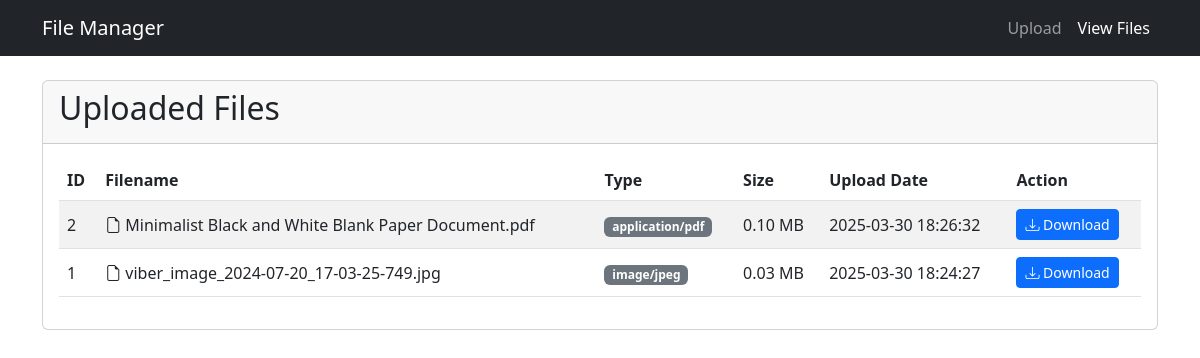
The page /files on the database its author committed.
### tables this page shows
CREATE TABLE files (
                id INTEGER PRIMARY KEY AUTOINCREMENT,
                filename TEXT NOT NULL,
                filedata BLOB NOT NULL,
                mimetype TEXT NOT NULL,
                filesize INTEGER NOT NULL,
                upload_timestamp DATETIME DEFAULT CURRENT_TIMESTAMP
            );

### app.py (the view)
@app.route("/files")
def list_files():
    with get_db() as conn:
        cur = conn.cursor()
        cur.execute("SELECT id, filename, mimetype, filesize, upload_timestamp FROM files ORDER BY upload_timestamp DESC")
        files = cur.fetchall()
    return render_template("files.html", files=files)

### app.py (called while the page is built)
def get_db():
    db = getattr(g, "_database", None)
    if db is None:
        db = g._database = sqlite3.connect(DATABASE)
    return db

def init_db():
    with get_db() as conn:
        conn.execute("""
            CREATE TABLE IF NOT EXISTS files (
                id INTEGER PRIMARY KEY AUTOINCREMENT,
                filename TEXT NOT NULL,
                filedata BLOB NOT NULL,
                mimetype TEXT NOT NULL,
                filesize INTEGER NOT NULL,
                upload_timestamp DATETIME DEFAULT CURRENT_TIMESTAMP
            )
        """)
        conn.commit()

@app.before_request
def before_request():
    init_db()

### templates/files.html (shortened to what this page needs)
<!DOCTYPE html>
<html>
<head>
    <link href="https://cdn.jsdelivr.net/npm/bootstrap@5.3.0/dist/css/bootstrap.min.css" rel="stylesheet">
    <link href="https://cdn.jsdelivr.net/npm/bootstrap-icons/font/bootstrap-icons.css" rel="stylesheet">
    <link rel="stylesheet" href="https://cdn.jsdelivr.net/npm/bootstrap-icons@1.11.0/font/bootstrap-icons.css">
</head>
<body>
    <nav class="navbar navbar-expand-lg navbar-dark bg-dark">
        <div class="container">
            <a class="navbar-brand" href="/">File Manager</a>
            <div class="navbar-nav">
                <a class="nav-link" href="/">Upload</a>
                <a class="nav-link active" href="/files">View Files</a>
            </div>
        </div>
    </nav>
    <div class="container mt-4">
        <div class="card">
            <div class="card-header">
                <h2>Uploaded Files</h2>
            </div>
            <div class="card-body">
                {% if files %}
                <div class="table-responsive">
                    <table class="table table-striped table-hover align-middle">
                        <thead>
                            <tr>
                                <th>ID</th>
                                <th>Filename</th>
                                <th>Type</th>
                                <th>Size</th>
                                <th>Upload Date</th>
                                <th>Action</th>
                            </tr>
                        </thead>
                        <tbody>
                            {% for file in files %}
                            <tr>
                                <td>{{ file[0] }}</td>
                                <td>
                                    <i class="bi bi-file-earmark"></i>
                                    {{ file[1] }}
                                </td>
                                <td><span class="badge bg-secondary">{{ file[2] }}</span></td>
                                <td>{{ '{:.2f}'.format(file[3]/1024/1024) }} MB</td>
                                <td>{{ file[4] }}</td>
                                <td>
                                    <a href="{{ url_for('get_file', file_id=file[0]) }}"
                                       class="btn btn-sm btn-primary">
                                        <i class="bi bi-download"></i> Download
                                    </a>
                                </td>
                            </tr>
                            {% endfor %}
                        </tbody>
                    </table>
                </div>
                {% endif %}
            </div>
        </div>
    </div>
</body>
</html>

### rows shown on the page
files: id "2", filename "Minimalist Black and White Blank Paper Document.pdf", mimetype "application/pdf", file[3]/1024/1024 "0.10", upload_timestamp "2025-03-30 18:26:32"
files: id "1", filename "viber_image_2024-07-20_17-03-25-749.jpg", mimetype "image/jpeg", file[3]/1024/1024 "0.03", upload_timestamp "2025-03-30 18:24:27"
